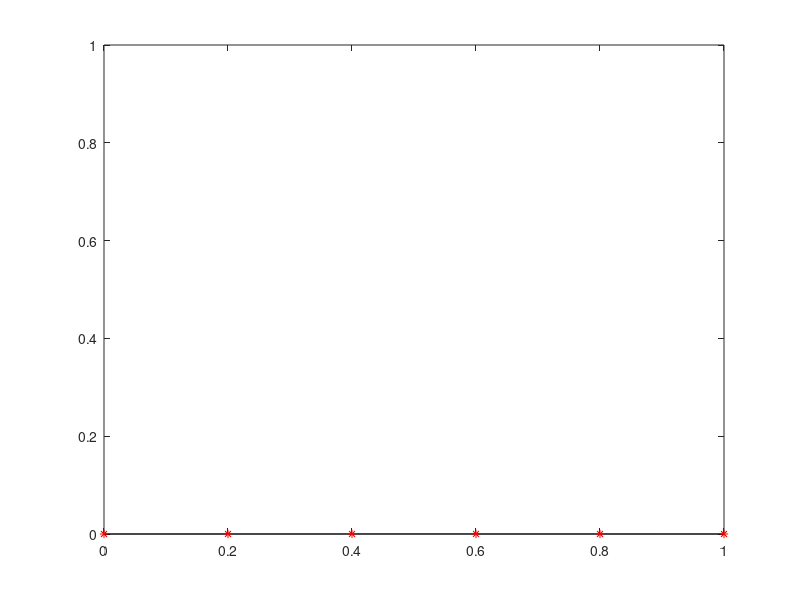

Here is the MATLAB script that generated this plot:
function [maxerr] = fd1d_heat (M,a,b,ua,ub,T,dt)
%%%%%%%%%%%%%%%%%%%%%%%%%%%%%%%%%%%%%%%%%%%%%%%%%%%%%%
%% finite difference approximation of a simple 
%% parabolic two-point boundary value problem u_t-u_{xx} = f
%%%%%%%%%%%%%%%%%%%%%%%%%%%%%%%%%%%%%%%%%%%%% 
%% M. Peszynska,  2005/4
%% Copyright Department of Mathematics, Oregon State University
%%%%%%%%%%%%%%%%%%%%%%%%%%%%%%%%%%%%%%%%%%%%% 
%%% INSTRUCTIONS: the code can be executed as script or retyped
%%%%%%%%%%%%%%%%%%%%%%%%%%%%%%%%%%%%%%%%%%%%% 
%% user must code expression for f (rhsfun)
%% for initial condition initfun()
%% and set up /change boundary conditions 
%% default discretization is 0....M, with M a parameter
%% (in MATLAB the numbering is 1..M+1)
%%%%%%%%%%%%%%%%%%%%%%%%%%%%%%%%%%%%%%%%%%%%
%% example: 
%% fd1d_heat(5,0,1,0,0,1,0.01)
%%%%%%%%%%%%%%%%%%%%%%%%%%%%%%%%%%%%%%%%%%%%%%%%%%%%%%
if nargin < 1, 
    M = 5; 
    a = 0; b = 1;
    ua = 0;
    ub = 0;
    T = 1;
    dt = .01;
end
clf;


dx = (b-a)/M;           %% use uniform grid
x = (a:dx:b)';

n = floor(T/dt);
t = dt:dt:T;

%%%%%%%%%%%%%%%%%%%%%%%% minus discrete laplacian
A = sparse(M+1,M+1);     
for i=2:M
    %% set up i'th row of the matrix
    A(i,i) = 2;
    A(i,i-1) = -1; 
    A(i,i+1) = -1; 
end
A =  A / (dx*dx);

uimpl = initfun(x);
Bimpl = sparse( eye(M+1,M+1) + dt*A );

%% apply/enforce Dirichlet boundary conditions
Bimpl (1,1) = 1;
Bimpl (M+1,M+1) = 1; 
fimpl (1,1) = ua;
fimpl (M+1,1) = ub;
    
maxerr = 0;
%% set up the matrix and the right hand side vector
for nt = 1:n
    t = nt*dt;
    uprev = uimpl;    
    
    fimpl (2:M,1) = dt*rhsfun(x(2:M),t) + uprev(2:M); 
    
    %% solve the linear system;
    uimpl = Bimpl \ fimpl;
    
    u = uimpl;
    exvec (1:M+1,1) = exfun(x(1:M+1),t);

    %% compute the error vector
    error = abs(exvec - u);
    %% report the error in max norm and in two discrete norm 
    maxerr = max(maxerr,norm(error,inf));
    
    %% for efficiency, you can comment out plotting, error report and pause   
    plot(x,exvec,'k',x,uimpl,'r*');axis([0 1 0 1]);
    fprintf('\nt = %g %g ',t,norm(error,inf)); 
    if nt> 4 pause(0.05);else pause; end;    
    
end;

%%%%%%%%%%%%%%%%%%%%%%%%%%%%%%%%%%%%%%%%%%%%%%%%%%%%%%%%%%%%%
function v = rhsfun(x,t)
v = zeros(size(x));

function v = initfun(x)
v = sin(pi*x);

function v = exfun(x,t)
v = sin(pi*x)*exp(-pi*pi*t);


    
